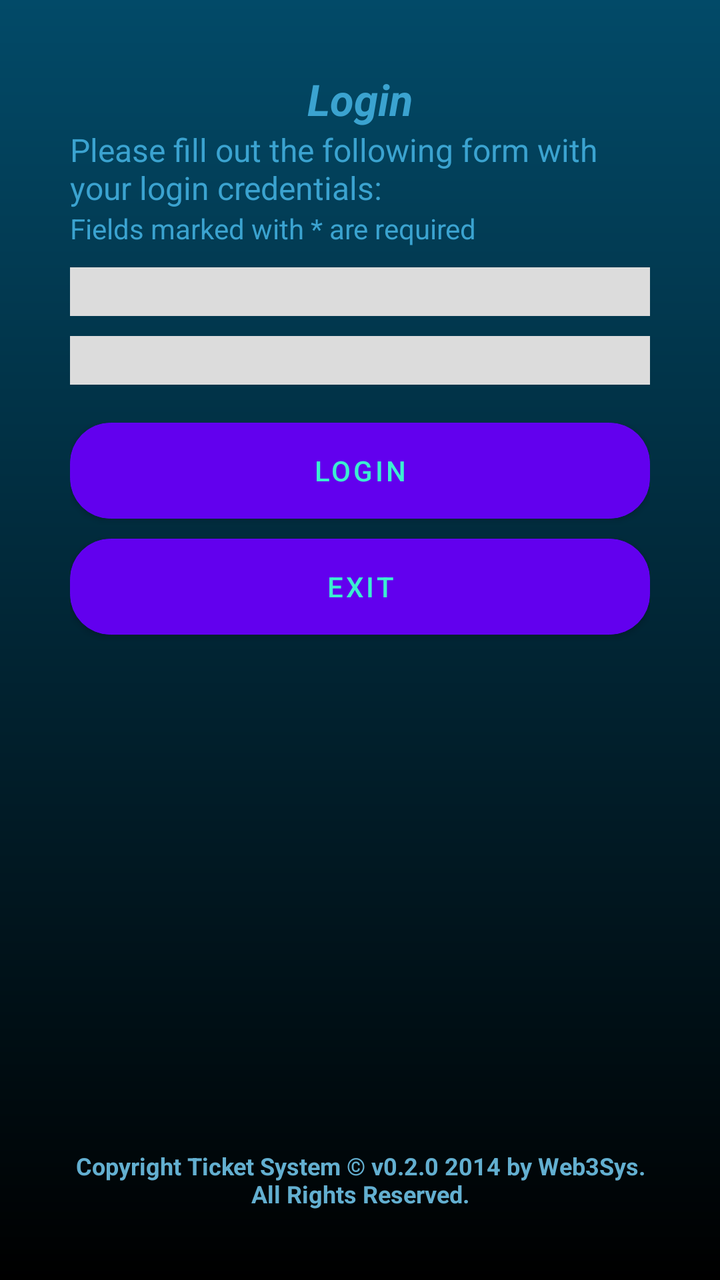
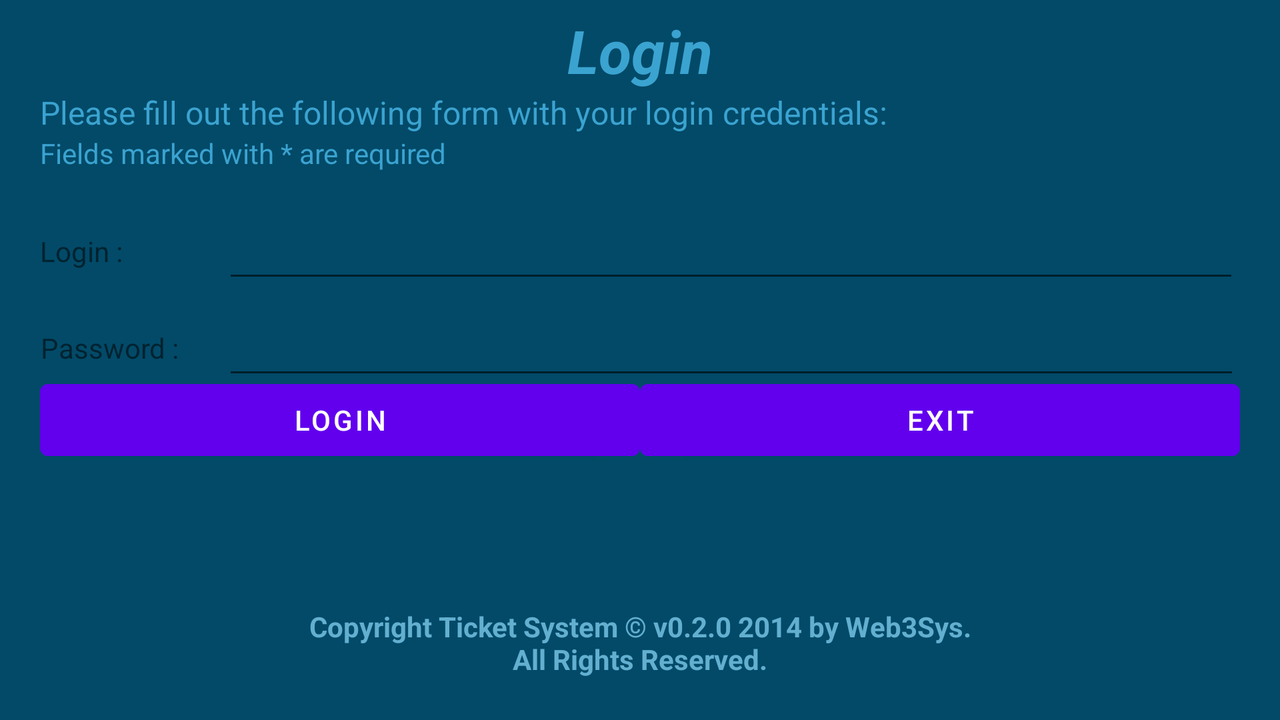

An Android layout and its configuration variant, each rendered on a device that would load it. The default file and the variant file are quoted in full after the pictures.
<!-- AndroidManifest.xml: fallback theme Theme.MaterialComponents.DayNight.NoActionBar -->
<!-- res/layout/main.xml -->
<?xml version="1.0" encoding="utf-8"?>
<RelativeLayout xmlns:android="http://schemas.android.com/apk/res/android"
                xmlns:tools="http://schemas.android.com/tools" android:orientation="vertical"
              android:layout_width="match_parent"
              android:layout_height="match_parent"
              android:background="@drawable/gradient_bg" android:padding="35dp" tools:context="activities.MainActivity">
    <TextView
            android:layout_width="wrap_content"
            android:layout_height="wrap_content"
            android:textAppearance="?android:attr/textAppearanceLarge"
            android:text="@string/TitleLogin"
            android:id="@id/LoginTitle"
            android:layout_alignParentTop="true" android:layout_alignParentLeft="true" android:textColor="@color/title_text_color"
            android:textSize="65px" android:layout_alignParentRight="true" android:textStyle="bold|italic"
            android:gravity="center_vertical|center_horizontal"/>
    <TextView
            android:layout_width="wrap_content"
            android:layout_height="wrap_content"
            android:text="@string/Login_please_fill_message"
            android:id="@+id/FillText" android:layout_below="@id/LoginTitle"
            android:textColor="#3BA3D0" android:textSize="16dp" android:autoText="false"/>
    <TextView
            android:layout_width="wrap_content"
            android:layout_height="wrap_content"
            android:text="Fields marked with * are required"
            android:id="@+id/FieldMarked"
            android:textColor="#3BA3D0"
            android:layout_below="@+id/FillText" android:layout_alignParentLeft="true" android:textSize="14dp"
            android:autoText="false"/>
    <EditText
            android:layout_width="wrap_content"
            android:layout_height="wrap_content"
            android:id="@+id/loginEmail"
            android:editable="true" android:clickable="true"
        android:textColor="@color/textfield_text_color" style="@style/border" android:background="#dcdcdc"
        android:singleLine="true" android:layout_below="@+id/FieldMarked" android:layout_alignParentLeft="true"
        android:layout_alignParentRight="true" android:layout_marginTop="10dp" android:layout_marginBottom="10dp"/>
    <EditText style="@style/border" android:layout_width="wrap_content" android:layout_height="wrap_content"
              android:id="@+id/loginPass"
              android:editable="true"
              android:clickable="true"
        android:textColor="@color/textfield_text_color" android:background="#dcdcdc"
        android:singleLine="true"
        android:password="true" android:layout_below="@+id/loginEmail" android:layout_alignParentLeft="true"
        android:layout_alignParentRight="true"/>
    <TextView
        android:layout_width="wrap_content"
        android:layout_height="wrap_content"
        android:id="@+id/textView"
        android:layout_below="@+id/loginPass"
        android:layout_alignLeft="@+id/loginPass"
        android:layout_alignRight="@+id/loginPass" />
    <Button
            android:layout_width="wrap_content"
            android:layout_height="wrap_content"
            android:text="Login"
            android:id="@+id/button"
            android:textColor="@color/button_text_color"
        android:layout_below="@+id/textView"
        android:layout_centerVertical="true"
        android:layout_alignRight="@+id/loginPass"
        android:layout_alignLeft="@+id/textView" android:background="@drawable/rounded_corners"
        android:layout_marginBottom="10dp"/>
    <Button android:layout_width="wrap_content" android:layout_height="wrap_content" android:text="Exit"
            android:id="@+id/button2" android:textColor="@color/button_text_color"
        android:layout_below="@+id/button"
        android:layout_alignLeft="@+id/button"
        android:layout_alignRight="@+id/loginPass" android:background="@drawable/rounded_corners"/>

    <TextView
        android:layout_width="wrap_content"
        android:layout_height="wrap_content"
        android:text="Copyright Ticket System © v0.2.0 2014 by Web3Sys.\nAll Rights Reserved."
        android:id="@+id/textView2"
        android:textColor="@color/footer_text_color" android:layout_alignParentBottom="true"
        android:layout_alignRight="@+id/button2" android:layout_alignLeft="@+id/button"
        android:layout_alignParentLeft="false" android:layout_alignWithParentIfMissing="false"
        android:lines="2" android:singleLine="false" android:textSize="12dp" android:typeface="sans"
        android:gravity="center_vertical|center_horizontal" android:textStyle="bold"/>
    <TextView
            android:layout_width="wrap_content"
            android:layout_height="wrap_content"
            android:textAppearance="?android:attr/textAppearanceSmall"
            android:id="@+id/errorMessageArea" android:layout_alignParentLeft="true"
            android:layout_alignRight="@+id/textView2"
            android:textColor="@color/error_message_text_color" android:textStyle="bold"
            android:layout_below="@+id/button2" android:layout_marginTop="5dp" android:layout_above="@+id/textView2"
            android:layout_marginBottom="5dp"/>


</RelativeLayout>
<!-- resources referenced by this layout -->
<resources>
  <color name="button_text_color">#3BEED0</color>
  <color name="error_message_text_color">#FF0000</color>
  <color name="footer_text_color">#63AFD0</color>
  <color name="textfield_text_color">#C90800</color>
  <color name="title_text_color">#3BA3D0</color>
  <!-- drawable gradient_bg (drawable) -->
  <?xml version="1.0" encoding="utf-8"?>
  <shape xmlns:android="http://schemas.android.com/apk/res/android"
         android:shape="rectangle">
      <gradient
              android:angle="270"
              android:startColor="#FF024A68"
              android:endColor="#FF000000"
              android:type="linear"/>
  </shape>
  <!-- drawable rounded_corners (drawable-mdpi) -->
  <?xml version="1.0" encoding="utf-8"?>
  <shape xmlns:android="http://schemas.android.com/apk/res/android" android:shape="rectangle">
      
  
      <solid
              android:color="#555555" >
      </solid>
  
      
      <stroke
              android:width="1px"
              android:color="#1c1b20" >
      </stroke>
  
      
      <padding
              android:left="4dp"
              android:top="4dp"
              android:right="4dp"
              android:bottom="4dp"    >
      </padding>
  
      
      <corners
              android:radius="10dp"   >
      </corners>
  
  </shape>
  <string name="Login_please_fill_message">Please fill out the following form with your login credentials:</string>
  <string name="TitleLogin">Login</string>
  <style name="border">1px solid black</style>
</resources>
<!-- res/layout-land/main.xml (the repository's variant of the layout above) -->
<!-- drawn on the phone turned sideways -->
<?xml version="1.0" encoding="utf-8"?>
<RelativeLayout xmlns:android="http://schemas.android.com/apk/res/android"
                xmlns:tools="http://schemas.android.com/tools" android:orientation="vertical"
              android:layout_width="match_parent"
              android:layout_height="match_parent"
              android:background="@color/bg_color" android:paddingLeft="20dp" android:paddingRight="20dp"
              android:paddingTop="5dp" android:paddingBottom="5dp" tools:context="activities.MainActivity">
    <TextView
            android:layout_width="wrap_content"
            android:layout_height="wrap_content"
            android:textAppearance="?android:attr/textAppearanceLarge"
            android:text="@string/TitleLogin"
            android:id="@id/LoginTitle"
            android:layout_alignParentTop="true" android:layout_alignParentLeft="true" android:textColor="@color/title_text_color"
            android:textSize="30dp" android:layout_alignParentRight="true" android:textStyle="bold|italic"
            android:gravity="center_vertical|center_horizontal"/>
    <TextView
            android:layout_width="wrap_content"
            android:layout_height="wrap_content"
            android:text="@string/Login_please_fill_message"
            android:id="@+id/FillText" android:layout_below="@id/LoginTitle"
            android:textColor="#3BA3D0" android:textSize="16dp" android:autoText="false"/>
    <TextView
            android:layout_width="wrap_content"
            android:layout_height="wrap_content"
            android:text="Fields marked with * are required"
            android:id="@+id/FieldMarked"
            android:textColor="#3BA3D0"
            android:layout_below="@+id/FillText" android:layout_alignParentLeft="true" android:textSize="14dp"
            android:autoText="false"/>
    <LinearLayout
            android:orientation="vertical"
            android:layout_width="fill_parent"
            android:layout_height="fill_parent"
            android:layout_below="@+id/FieldMarked" android:layout_alignParentLeft="true"
            android:layout_marginTop="18dp"
            android:id="@+id/linearLayout"
            android:layout_alignRight="@id/LoginTitle"
            android:weightSum="1" android:layout_marginBottom="141dp" android:layout_alignParentBottom="true">
        <LinearLayout android:orientation="horizontal" android:layout_width="match_parent"
                      android:layout_height="wrap_content" android:layout_weight="0.10"
                      android:gravity="fill_horizontal|center_vertical" android:id="@+id/linearLayout2"
                      android:layout_marginBottom="5dp">
            <TextView android:layout_width="wrap_content" android:layout_height="wrap_content"
                      android:textAppearance="?android:attr/textAppearanceSmall" android:text="Login :"
                      android:id="@+id/textView2" android:gravity="center_vertical|center_horizontal"/>
            <EditText android:layout_width="0dp" android:layout_height="wrap_content"
                      android:id="@+id/editText2" android:layout_weight=".39" android:layout_marginLeft="50dp"
                      android:inputType="text"/>
        </LinearLayout>
        <LinearLayout android:orientation="horizontal" android:layout_width="match_parent"
                      android:layout_height="wrap_content" android:layout_weight="0.10"
                      android:gravity="fill_horizontal|center_vertical" android:id="@+id/linearLayout3">
            <TextView android:layout_width="wrap_content" android:layout_height="wrap_content"
                      android:textAppearance="?android:attr/textAppearanceSmall" android:text="Password :"
                      android:id="@+id/textView" android:gravity="center_vertical|center_horizontal"/>
            <EditText android:layout_width="0dp" android:layout_height="wrap_content"
                      android:id="@+id/editText" android:layout_weight="0.35" android:inputType="text"
                      android:layout_marginLeft="22dp"/>
        </LinearLayout>
    </LinearLayout>
    <LinearLayout
            android:orientation="horizontal"
            android:layout_width="fill_parent"
            android:layout_height="fill_parent"
            android:layout_marginBottom="98dp"
            android:layout_alignParentRight="true" android:layout_alignTop="@+id/linearLayout"
            android:layout_marginTop="82dp" android:weightSum="1" android:layout_alignParentBottom="true"
            android:id="@+id/linearLayout4">
        <Button
                android:layout_width="wrap_content"
                android:layout_height="wrap_content"
                android:text="Login"
                android:id="@+id/button" android:layout_weight=".5"/>
        <Button
                android:layout_width="wrap_content"
                android:layout_height="wrap_content"
                android:text="Exit"
                android:id="@+id/button2" android:layout_weight=".5" android:layout_gravity="center_horizontal|right"/>
    </LinearLayout>
    <LinearLayout
            android:orientation="vertical"
            android:layout_width="fill_parent"
            android:layout_height="fill_parent"
            android:layout_marginTop="102dp" android:layout_alignTop="@+id/linearLayout4">
        <TextView
                android:layout_width="match_parent"
                android:layout_height="match_parent"
                android:textAppearance="?android:attr/textAppearanceSmall"
                android:text="@string/footer_copyright"
                android:id="@+id/textView3" android:gravity="center|center_vertical"
                android:textColor="@color/footer_text_color" android:textStyle="bold"/>
    </LinearLayout>
    <LinearLayout
            android:orientation="vertical"
            android:layout_width="fill_parent"
            android:layout_height="fill_parent" android:layout_alignTop="@+id/linearLayout4"
            android:layout_marginTop="45dp" android:layout_alignParentBottom="true" android:layout_marginBottom="42dp">
        <TextView
                android:layout_width="match_parent"
                android:layout_height="match_parent"
                android:textAppearance="?android:attr/textAppearanceSmall"
                android:id="@+id/textView4" android:textColor="@color/error_message_text_color"/>
    </LinearLayout>


</RelativeLayout>
<!-- resources referenced by the variant -->
<!-- as the phone turned sideways resolves them -->
<resources>
  <color name="bg_color">#024A68</color>
  <color name="error_message_text_color">#FF0000</color>
  <color name="footer_text_color">#63AFD0</color>
  <color name="title_text_color">#3BA3D0</color>
  <string name="Login_please_fill_message">Please fill out the following form with your login credentials:</string>
  <string name="TitleLogin">Login</string>
  <string name="footer_copyright">Copyright Ticket System © v0.2.0 2014 by Web3Sys.\nAll Rights Reserved.</string>
</resources>
